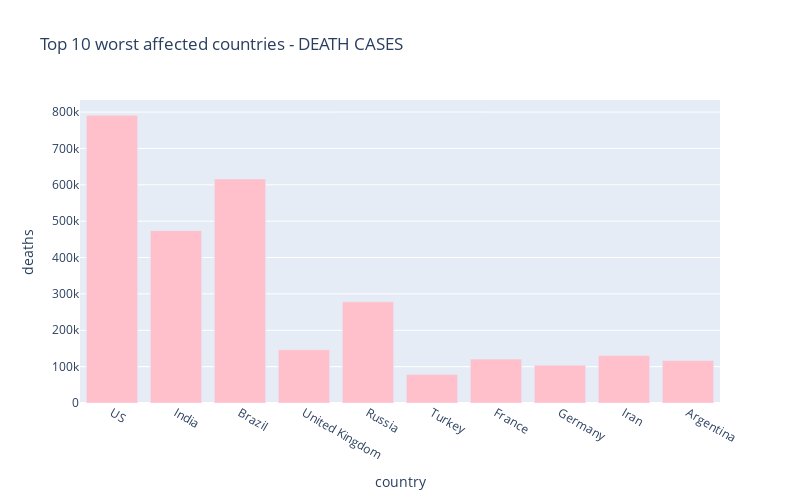

Source (notebook cell):
### Markdown cell above
## Worst hit countries - Death cases

### Code cell
#graph of Top 10 worst affected countries - Death Cases
px.bar(
    sorted_country_df.head(10),
    #provide column names to plot bar graph
    x = "country",
    y = "deaths",
    title= "Top 10 worst affected countries - DEATH CASES",
    color_discrete_sequence=["pink"], 
    height=500,
    width=800
)

### Figure 1 — Plotly figure (JSON) as saved in the notebook; plotly's stock layout.template omitted (floating-point values rounded to 4 significant figures)
{"data": [{"alignmentgroup": "True", "hovertemplate": "country=%{x}<br>deaths=%{y}<extra></extra>", "legendgroup": "", "marker": {"color": "pink", "pattern": {"shape": ""}}, "name": "", "offsetgroup": "", "orientation": "v", "showlegend": false, "textposition": "auto", "type": "bar", "x": ["US", "India", "Brazil", "United Kingdom", "Russia", "Turkey", "France", "Germany", "Iran", "Argentina"], "xaxis": "x", "y": [791514, 473952, 616018, 146281, 278131, 78215, 120883, 104051, 130356, 116703], "yaxis": "y"}], "layout": {"barmode": "relative", "height": 500, "legend": {"tracegroupgap": 0}, "title": {"text": "Top 10 worst affected countries - DEATH CASES"}, "width": 800, "xaxis": {"anchor": "y", "domain": [0, 1], "title": {"text": "country"}}, "yaxis": {"anchor": "x", "domain": [0, 1], "title": {"text": "deaths"}}}}
